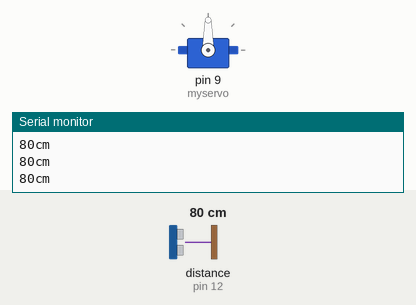
The sketch below on a simulated Arduino Uno, built with avr-gcc and run on an emulated ATmega328P. Parts: servo, the last lines printed to the serial monitor. The inputs (shaded band) are chosen by the test bench; at power-on: distance to the obstacle (sensor on pin 12) 80 cm. The echo pulse lasts 58.3 µs per cm.

Above: at 1.2 s.
1.3 s: distance to the obstacle (sensor on pin 12) set to 6 cm
2.8 s: distance to the obstacle (sensor on pin 12) set to 3 cm
At 6.9 s:
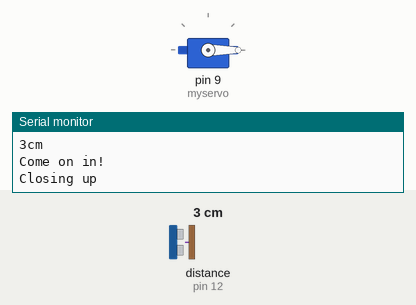
Timing chart, 0 to 12.6 s (numbered marks = the images above; inputs shaded):
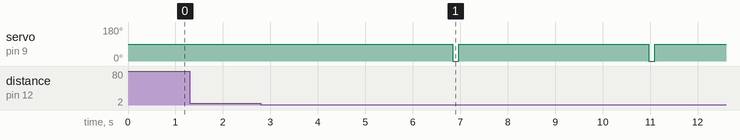

The sketch:

Traffic_Arm.ino
```cpp
#include <SR04.h>
#define TRIG_PIN 12
#define ECHO_PIN 11
#include <Servo.h>

Servo myservo;
SR04 sr04=SR04(ECHO_PIN, TRIG_PIN);
int pos=Serial.read();
long distance;

void setup(){
  Serial.begin(9600);
  myservo.attach(9);
}

void loop(){
  //use myservo.write(number0-180)
  distance=sr04.Distance();
  Serial.print(distance);
  Serial.println("cm");
  if (distance<5){
    Serial.println("Come on in!");
    myservo.write(90);
    delay(4000);
    Serial.println("Closing up");
    myservo.write(0);
  }
  delay(100);
}
```

Measured:
- the behaviour switches between 5 and 4 cm on distance to the obstacle (sensor on pin 12) (found by bisection; images 0 and 1)
- after the input at 2.8 s, servo on pin 9 (myservo): alternates 90° for 4.0 s and 0° for 0.13 s, starting after 4.0 s
